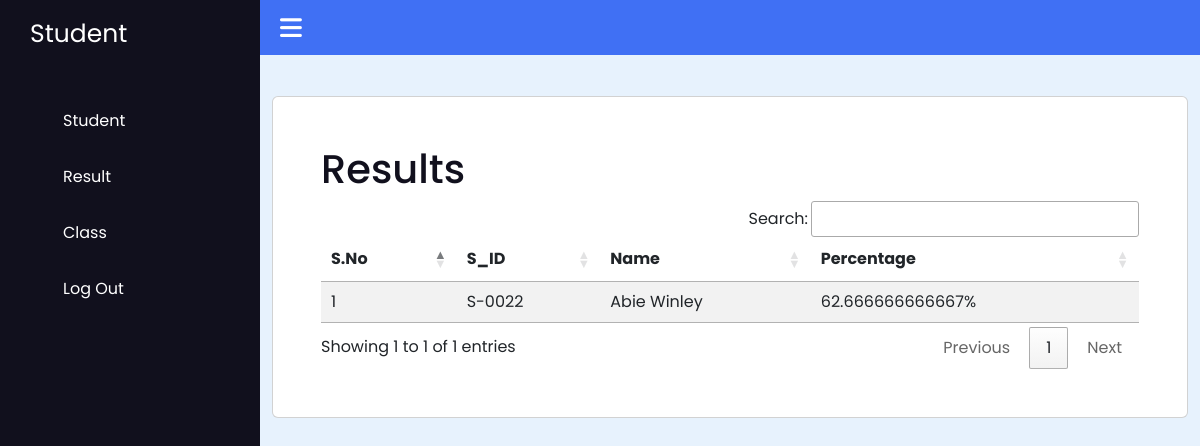
/studentdashboard/view_result.php (signed in), run on the app's committed database.
### tables this page shows
CREATE TABLE `exam` (
  `E_ID` varchar(6) NOT NULL,
  `E_DATE` date DEFAULT NULL,
  `E_MARKS` int(3) DEFAULT NULL,
  `S_ID` varchar(6) NOT NULL,
  `SUB_ID` varchar(6) DEFAULT NULL,
  `T_ID` varchar(6) NOT NULL
);

CREATE TABLE `student` (
  `S_ID` varchar(6) NOT NULL,
  `S_FNAME` varchar(50) NOT NULL,
  `S_LNAME` varchar(50) NOT NULL,
  `FATHER_NAME` varchar(50) NOT NULL,
  `DOB` date NOT NULL,
  `GENDER` varchar(6) NOT NULL,
  `S_PHONENO` varchar(20) DEFAULT NULL,
  `ROLL_NO` int(4) DEFAULT NULL,
  `ADDRESS` varchar(50) DEFAULT NULL,
  `T_ID` varchar(6) DEFAULT NULL
);

### studentdashboard/view_result.php (the view, shortened to what this page needs)
<!DOCTYPE html>
<?php
include_once "../includes/db.inc.php";
include('header.php');
?>
<html lang="en">
<head>
    <link rel="stylesheet" href="http://cdn.datatables.net/1.10.13/css/jquery.dataTables.min.css">
    <link rel="stylesheet" href="https://cdn.datatables.net/1.11.3/css/jquery.dataTables.min.css">
    <link rel="stylesheet" href="https://cdnjs.cloudflare.com/ajax/libs/font-awesome/6.2.1/css/all.min.css" />
    <link rel="stylesheet" href="view_style.css">
</head>
<body>
    <nav class="sidebar">
        <a href="#" class="logo">Student</a>
        <div class="menu-content">
            <ul class="menu-items">
                <li class="item">
                    <a href="view_student.php">Student</a>
                </li>
                <li class="item">
                    <a href="view_result.php">Result</a>
                </li>
                <li class="item">
                    <a href="view_class.php">Class</a>
                </li>
                <li class="item">
                    <a href="../secure_login_system/logout.php">Log Out</a>
                </li>
            </ul>
        </div>
    </nav>
    <nav class="navbar" style="z-index: 10;">
        <i class="fa-solid fa-bars" id="sidebar-close"></i>
    </nav>
    <main class="main">
        <section class="mt-5 pt-5 container">
            <div class="row">
                <div class="col-md-12">
                    <div class="p-5 mb-3 card">
                        <h1 class="d-flex justify-content-between">Results </span>
                        </h1>
                        <div class="table-responsive">
                            <table id="dataTables" class="table table-hover responsive nowrap align-middle mb-0 table table-borderless table-striped table-hover" style="width:100%">
                                <thead>
                                    <tr>
                                        <th>S.No</th>
                                        <th>S_ID</th>
                                        <th>Name</th>
                                        <th>Percentage</th>
                                    </tr>
                                </thead>
                                <tbody>
                                    <?php
                                    $student_id = $_SESSION['user_id'];
                                    $sql = "SELECT exam.*, COUNT(exam.E_MARKS) as total_sub,SUM(exam.E_MARKS) as total, student.* FROM exam JOIN student on student.S_ID = (SELECT exam.S_ID where exam.S_ID='$student_id') GROUP BY exam.S_ID";
                                    $res = $conn->query($sql);
                                    if ($res && $res->num_rows > 0) {
                                        $i = 0;
                                        while ($row = $res->fetch_assoc()) {
                                            $percentage = ($row['total'] * 100) / ($row['total_sub'] * 100);
                                            $i++;
                                    ?>
                                            <tr>
                                                <td><?php echo $i; ?></td>
                                                <td><?php echo $row['S_ID'] ?></td>
                                                <td><?php echo $row['S_FNAME'] . ' ' . $row['S_LNAME'] ?></td>
                                                <td><?php echo $percentage ?>%</td>
                                            </tr>
                                    <?php
                                        }
                                    }
                                    ?>
                                </tbody>
                            </table>
                        </div>
                    </div>
                </div>
            </div>
        </section>
    </main>
</body>
</html>

### studentdashboard/view_style.css (style rules this page uses)
body { margin: 0; padding: 0; box-sizing: border-box; font-family: 'Poppins', sans-serif; }
.sidebar { position: fixed; height: 100%; width: 260px; background: #11101d; padding: 15px; }
.logo { font-size: 25px; padding: 0 15px; }
.sidebar a { color: #fff; text-decoration: none; }
.menu-content { position: relative; height: 100%; width: 100%; margin-top: 40px; overflow-y: scroll; }
.menu-items { height: 100%; width: 100%; list-style: none; transition: all 0.4s ease; }
.item a, .submenu-item { padding: 16px; display: inline-block; width: 100%; border-radius: 12px; }
.navbar, .main { left: 260px; width: calc(100% - 260px); transition: all 0.5s ease; }
.navbar { position: fixed; color: #fff; padding: 15px 20px; font-size: 25px; background: #4070f4; cursor: pointer; }
.navbar #sidebar-close { cursor: pointer; }
.main { position: relative; display: flex; justify-content: center; min-height: 100vh; background: #e7f2fd; }
.main h1 { color: #11101d; font-size: 40px; text-align: center; }

### data on the page
exam: S_ID.S_ID "S-0022", S_ID.S_FNAME "Abie", S_ID.S_LNAME "Winley", percentage "62.666666666667"
